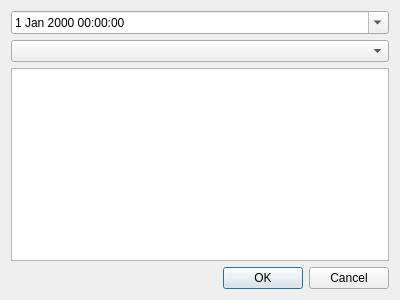
<?xml version="1.0" encoding="UTF-8"?>
<ui version="4.0">
 <class>AutoReplyDialog</class>
 <widget class="QDialog" name="AutoReplyDialog">
  <property name="geometry">
   <rect>
    <x>0</x>
    <y>0</y>
    <width>400</width>
    <height>300</height>
   </rect>
  </property>
  <property name="windowTitle">
   <string>Dialog</string>
  </property>
  <layout class="QVBoxLayout" name="verticalLayout">
   <item>
    <widget class="QDateTimeEdit" name="dateTimeEdit">
     <property name="calendarPopup">
      <bool>true</bool>
     </property>
    </widget>
   </item>
   <item>
    <widget class="QComboBox" name="comboBox"/>
   </item>
   <item>
    <widget class="QPlainTextEdit" name="plainTextEdit">
     <property name="readOnly">
      <bool>true</bool>
     </property>
    </widget>
   </item>
   <item>
    <widget class="QDialogButtonBox" name="buttonBox">
     <property name="orientation">
      <enum>Qt::Horizontal</enum>
     </property>
     <property name="standardButtons">
      <set>QDialogButtonBox::Cancel|QDialogButtonBox::Ok</set>
     </property>
    </widget>
   </item>
  </layout>
 </widget>
 <resources/>
 <connections>
  <connection>
   <sender>buttonBox</sender>
   <signal>accepted()</signal>
   <receiver>AutoReplyDialog</receiver>
   <slot>accept()</slot>
   <hints>
    <hint type="sourcelabel">
     <x>248</x>
     <y>254</y>
    </hint>
    <hint type="destinationlabel">
     <x>157</x>
     <y>274</y>
    </hint>
   </hints>
  </connection>
  <connection>
   <sender>buttonBox</sender>
   <signal>rejected()</signal>
   <receiver>AutoReplyDialog</receiver>
   <slot>reject()</slot>
   <hints>
    <hint type="sourcelabel">
     <x>316</x>
     <y>260</y>
    </hint>
    <hint type="destinationlabel">
     <x>286</x>
     <y>274</y>
    </hint>
   </hints>
  </connection>
 </connections>
</ui>
